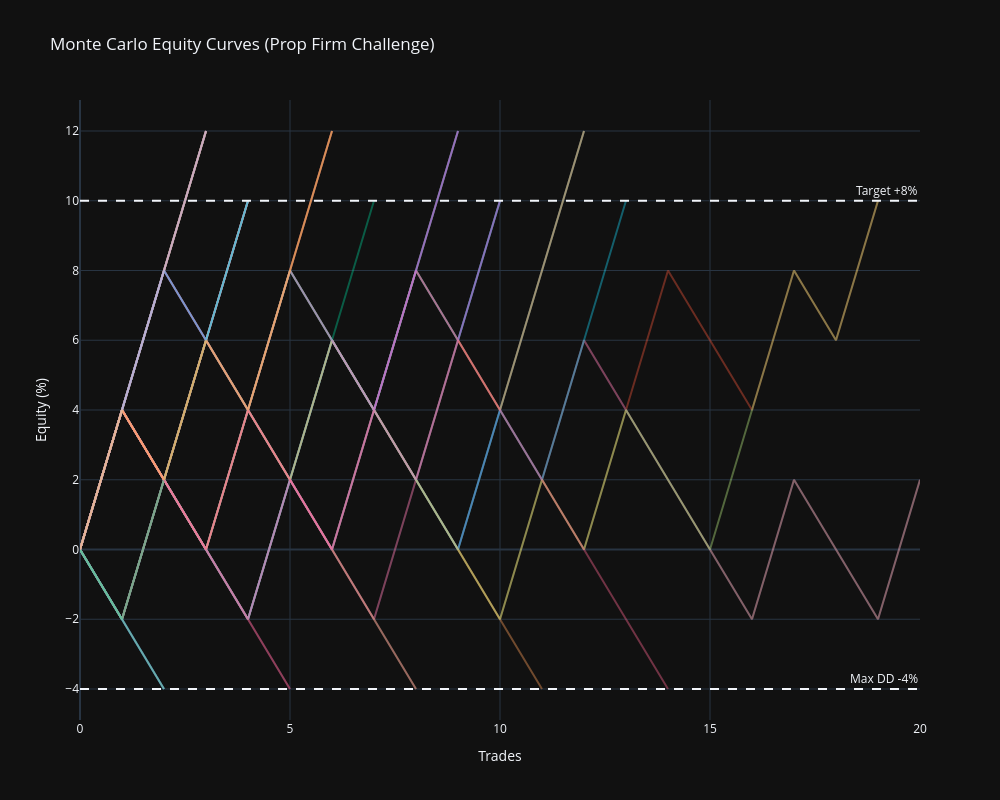
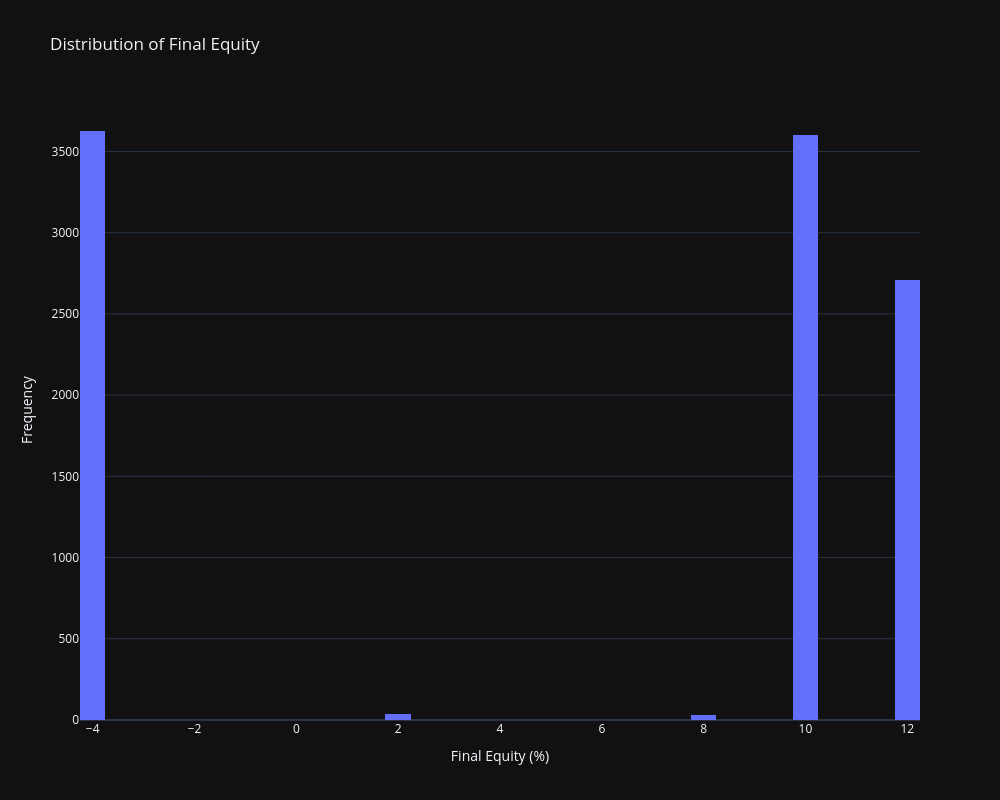

These figures' notebook cell, in order:
### Code cell
# PARAMETERS
winrate = 0.5          # probability of win
RR = 2.0               # reward:risk
bet = 2                # % risk per trade (1 = 1%)
target = 10.0          # +10%
max_dd = -4.0          # -4%
n_simulations = 10000
max_trades = 20

def simulate_one():
    equity = 0
    curve = [equity]

    for _ in range(max_trades):
        if np.random.rand() < winrate:
            equity += RR * bet
        else:
            equity -= bet

        curve.append(equity)

        if equity >= target:
            return "pass", curve
        if equity <= max_dd:
            return "fail", curve

    return "timeout", curve


# RUN SIMULATIONS
results = []
curves = []

for _ in range(n_simulations):
    result, curve = simulate_one()
    results.append(result)
    curves.append(curve)

# STATS
passes = results.count("pass")
fails = results.count("fail")

pass_rate = passes / n_simulations
fail_rate = fails / n_simulations

print(f"Pass rate: {pass_rate:.2%}")
print(f"Fail rate: {fail_rate:.2%}")


# 📈 PLOT SAMPLE EQUITY CURVES
fig = go.Figure()

for i in range(50):  # plot 50 random runs
    fig.add_trace(go.Scatter(
        y=curves[i],
        mode='lines',
        opacity=0.4,
        showlegend=False
    ))

# Add boundaries
fig.add_hline(y=target, line_dash="dash", annotation_text="Target +8%")
fig.add_hline(y=max_dd, line_dash="dash", annotation_text="Max DD -4%")

fig.update_layout(
    title="Monte Carlo Equity Curves (Prop Firm Challenge)",
    xaxis_title="Trades",
    yaxis_title="Equity (%)",
    template="plotly_dark",
    height=800,
    width=1000
)

fig.show()

# 📊 DISTRIBUTION OF FINAL OUTCOMES
final_equities = [curve[-1] for curve in curves]

fig2 = go.Figure()
fig2.add_trace(go.Histogram(x=final_equities, nbinsx=50))

fig2.update_layout(
    title="Distribution of Final Equity",
    xaxis_title="Final Equity (%)",
    yaxis_title="Frequency",
    template="plotly_dark",
    height=800,
    width=1000
)

fig2.show()

### Figure 1 — Plotly figure (JSON) as saved in the notebook; plotly's stock layout.template omitted (floating-point values rounded to 4 significant figures)
{"data": [{"mode": "lines", "opacity": 0.4, "showlegend": false, "type": "scatter", "y": [0, -2, -4]}, {"mode": "lines", "opacity": 0.4, "showlegend": false, "type": "scatter", "y": [0, 4, 8, 12]}, {"mode": "lines", "opacity": 0.4, "showlegend": false, "type": "scatter", "y": [0, 4, 2, 0, -2, 2, 6, 4, 8, 6, 10]}, {"mode": "lines", "opacity": 0.4, "showlegend": false, "type": "scatter", "y": [0, -2, 2, 0, -2, -4]}, {"mode": "lines", "opacity": 0.4, "showlegend": false, "type": "scatter", "y": [0, 4, 2, 6, 10]}, {"mode": "lines", "opacity": 0.4, "showlegend": false, "type": "scatter", "y": [0, -2, 2, 0, -2, 2, 6, 4, 8, 6, 10]}, {"mode": "lines", "opacity": 0.4, "showlegend": false, "type": "scatter", "y": [0, 4, 2, 0, -2, 2, 6, 4, 8, 6, 10]}, {"mode": "lines", "opacity": 0.4, "showlegend": false, "type": "scatter", "y": [0, 4, 2, 0, 4, 2, 0, 4, 2, 0, 4, 8, 12]}, {"mode": "lines", "opacity": 0.4, "showlegend": false, "type": "scatter", "y": [0, 4, 2, 6, 10]}, {"mode": "lines", "opacity": 0.4, "showlegend": false, "type": "scatter", "y": [0, 4, 8, 6, 10]}, {"mode": "lines", "opacity": 0.4, "showlegend": false, "type": "scatter", "y": [0, -2, 2, 0, -2, 2, 0, -2, 2, 6, 4, 2, 6, 4, 2, 0, -2, 2, 0, -2, 2]}, {"mode": "lines", "opacity": 0.4, "showlegend": false, "type": "scatter", "y": [0, 4, 8, 6, 4, 2, 0, -2, 2, 6, 4, 2, 6, 4, 8, 6, 4, 8, 6, 10]}, {"mode": "lines", "opacity": 0.4, "showlegend": false, "type": "scatter", "y": [0, -2, 2, 6, 4, 8, 6, 4, 8, 12]}, {"mode": "lines", "opacity": 0.4, "showlegend": false, "type": "scatter", "y": [0, -2, 2, 0, 4, 8, 12]}, {"mode": "lines", "opacity": 0.4, "showlegend": false, "type": "scatter", "y": [0, 4, 2, 6, 4, 8, 6, 4, 2, 0, -2, 2, 0, 4, 2, 0, -2, 2, 0, -2, 2]}, {"mode": "lines", "opacity": 0.4, "showlegend": false, "type": "scatter", "y": [0, 4, 2, 6, 4, 8, 6, 4, 2, 0, 4, 2, 6, 10]}, {"mode": "lines", "opacity": 0.4, "showlegend": false, "type": "scatter", "y": [0, 4, 8, 12]}, {"mode": "lines", "opacity": 0.4, "showlegend": false, "type": "scatter", "y": [0, -2, 2, 0, -2, 2, 0, -2, -4]}, {"mode": "lines", "opacity": 0.4, "showlegend": false, "type": "scatter", "y": [0, 4, 8, 12]}, {"mode": "lines", "opacity": 0.4, "showlegend": false, "type": "scatter", "y": [0, 4, 2, 6, 4, 8, 6, 4, 8, 12]}, {"mode": "lines", "opacity": 0.4, "showlegend": false, "type": "scatter", "y": [0, 4, 2, 6, 4, 2, 0, 4, 2, 0, 4, 8, 12]}, {"mode": "lines", "opacity": 0.4, "showlegend": false, "type": "scatter", "y": [0, -2, 2, 0, -2, -4]}, {"mode": "lines", "opacity": 0.4, "showlegend": false, "type": "scatter", "y": [0, -2, 2, 0, 4, 2, 6, 10]}, {"mode": "lines", "opacity": 0.4, "showlegend": false, "type": "scatter", "y": [0, 4, 2, 0, 4, 2, 6, 4, 8, 12]}, {"mode": "lines", "opacity": 0.4, "showlegend": false, "type": "scatter", "y": [0, -2, 2, 0, -2, 2, 6, 4, 2, 0, -2, -4]}, {"mode": "lines", "opacity": 0.4, "showlegend": false, "type": "scatter", "y": [0, 4, 8, 12]}, {"mode": "lines", "opacity": 0.4, "showlegend": false, "type": "scatter", "y": [0, 4, 2, 6, 10]}, {"mode": "lines", "opacity": 0.4, "showlegend": false, "type": "scatter", "y": [0, 4, 2, 0, 4, 2, 6, 4, 2, 0, -2, 2, 0, 4, 2, 0, 4, 8, 6, 10]}, {"mode": "lines", "opacity": 0.4, "showlegend": false, "type": "scatter", "y": [0, 4, 8, 6, 10]}, {"mode": "lines", "opacity": 0.4, "showlegend": false, "type": "scatter", "y": [0, 4, 2, 0, 4, 2, 0, 4, 2, 6, 4, 8, 12]}, {"mode": "lines", "opacity": 0.4, "showlegend": false, "type": "scatter", "y": [0, -2, -4]}, {"mode": "lines", "opacity": 0.4, "showlegend": false, "type": "scatter", "y": [0, 4, 8, 12]}, {"mode": "lines", "opacity": 0.4, "showlegend": false, "type": "scatter", "y": [0, 4, 8, 12]}, {"mode": "lines", "opacity": 0.4, "showlegend": false, "type": "scatter", "y": [0, 4, 2, 0, -2, 2, 0, 4, 2, 6, 10]}, {"mode": "lines", "opacity": 0.4, "showlegend": false, "type": "scatter", "y": [0, 4, 8, 12]}, {"mode": "lines", "opacity": 0.4, "showlegend": false, "type": "scatter", "y": [0, -2, -4]}, {"mode": "lines", "opacity": 0.4, "showlegend": false, "type": "scatter", "y": [0, -2, 2, 0, 4, 2, 0, 4, 8, 6, 4, 2, 0, -2, -4]}, {"mode": "lines", "opacity": 0.4, "showlegend": false, "type": "scatter", "y": [0, -2, -4]}, {"mode": "lines", "opacity": 0.4, "showlegend": false, "type": "scatter", "y": [0, 4, 2, 6, 10]}, {"mode": "lines", "opacity": 0.4, "showlegend": false, "type": "scatter", "y": [0, 4, 8, 12]}, {"mode": "lines", "opacity": 0.4, "showlegend": false, "type": "scatter", "y": [0, 4, 8, 12]}, {"mode": "lines", "opacity": 0.4, "showlegend": false, "type": "scatter", "y": [0, 4, 2, 6, 4, 8, 12]}, {"mode": "lines", "opacity": 0.4, "showlegend": false, "type": "scatter", "y": [0, -2, 2, 6, 10]}, {"mode": "lines", "opacity": 0.4, "showlegend": false, "type": "scatter", "y": [0, 4, 8, 6, 4, 8, 6, 4, 8, 12]}, {"mode": "lines", "opacity": 0.4, "showlegend": false, "type": "scatter", "y": [0, 4, 2, 6, 4, 8, 12]}, {"mode": "lines", "opacity": 0.4, "showlegend": false, "type": "scatter", "y": [0, 4, 8, 6, 10]}, {"mode": "lines", "opacity": 0.4, "showlegend": false, "type": "scatter", "y": [0, 4, 2, 0, 4, 2, 0, -2, -4]}, {"mode": "lines", "opacity": 0.4, "showlegend": false, "type": "scatter", "y": [0, 4, 8, 12]}, {"mode": "lines", "opacity": 0.4, "showlegend": false, "type": "scatter", "y": [0, 4, 8, 12]}, {"mode": "lines", "opacity": 0.4, "showlegend": false, "type": "scatter", "y": [0, 4, 2, 6, 4, 8, 12]}], "layout": {"annotations": [{"showarrow": false, "text": "Target +8%", "x": 1, "xanchor": "right", "xref": "x domain", "y": 10, "yanchor": "bottom", "yref": "y"}, {"showarrow": false, "text": "Max DD -4%", "x": 1, "xanchor": "right", "xref": "x domain", "y": -4, "yanchor": "bottom", "yref": "y"}], "height": 800, "shapes": [{"line": {"dash": "dash"}, "type": "line", "x0": 0, "x1": 1, "xref": "x domain", "y0": 10, "y1": 10, "yref": "y"}, {"line": {"dash": "dash"}, "type": "line", "x0": 0, "x1": 1, "xref": "x domain", "y0": -4, "y1": -4, "yref": "y"}], "title": {"text": "Monte Carlo Equity Curves (Prop Firm Challenge)"}, "width": 1000, "xaxis": {"title": {"text": "Trades"}}, "yaxis": {"title": {"text": "Equity (%)"}}}}

### Figure 2 — Plotly figure (JSON) as saved in the notebook; plotly's stock layout.template omitted (floating-point values rounded to 4 significant figures; data arrays with more than 128 entries replaced by an {"elided": "..."} marker saying what was removed)
{"data": [{"nbinsx": 50, "type": "histogram", "x": {"elided": "10000 int values"}}], "layout": {"height": 800, "title": {"text": "Distribution of Final Equity"}, "width": 1000, "xaxis": {"title": {"text": "Final Equity (%)"}}, "yaxis": {"title": {"text": "Frequency"}}}}
